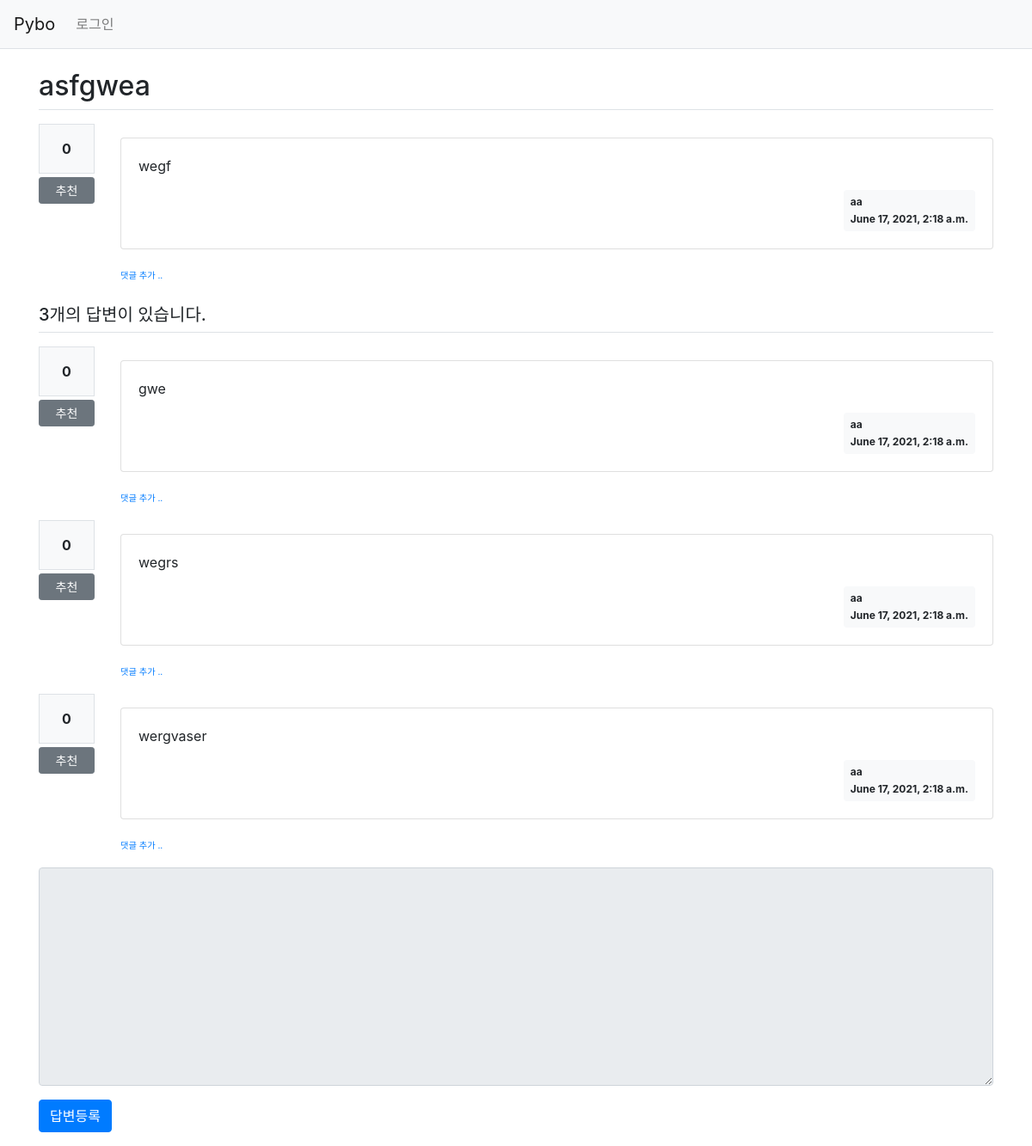
Page /pybo/311/ on the committed database.
### pybo/models.py (models this page shows, shortened)
class Question(models.Model):
    author = models.ForeignKey(User, on_delete=models.CASCADE, related_name='author_question')
    subject = models.CharField(max_length=200)
    content = models.TextField()
    create_date = models.DateTimeField()
    author = models.ForeignKey(User, on_delete=models.CASCADE)
    modify_date = models.DateTimeField(null=True, blank=True)
    voter = models.ManyToManyField(User, related_name='voter_question')

class Answer(models.Model):
    author = models.ForeignKey(User, on_delete=models.CASCADE, related_name='author_answer')
    question = models.ForeignKey(Question, on_delete=models.CASCADE)
    content = models.TextField()
    create_date = models.DateTimeField()
    author = models.ForeignKey(User, on_delete=models.CASCADE)
    modify_date = models.DateTimeField(null=True, blank=True)
    voter = models.ManyToManyField(User, related_name='voter_answer')

### pybo/views/base_views.py (the view)
def detail(request, question_id):
    question = get_object_or_404(Question, pk=question_id)
    context = {'question':question}
    return render(request, 'pybo/question_detail.html', context)

### pybo/templatetags/pybo_filter.py (called while the page is built)
@register.filter()
def mark(value):
    extensions = ["nl2br", "fenced_code"]
    return mark_safe(markdown.markdown(value, extensions=extensions))

### templates/pybo/question_detail.html (shortened to what this page needs)
{% extends 'base.html' %}
{% load pybo_filter %}
{% block content %}
{% load static %}
<link rel="stylesheet" type="text/css" href="{% static 'bootstrap.min.css' %}">
<div class="container my-3">
    <h2 class="border-bottom py-2">{{ question.subject }}</h2>
    <div class="row my-3">
        <div class="col-1">
            <div class="bg-light text-center p-3 border font-weight-bolder mb-1">{{question.voter.count}}</div>
            <a href="#" data-uri="{% url 'pybo:vote_question' question.id  %}"
               class="recommend btn btn-sm btn-secondary btn-block my-1">추천</a>
        </div>
        <div class="col-11">
    <div class="card my-3">
        <div class="card-body">
            <div class="card-text">{{ question.content|mark }}</div>
            <div class="d-flex justify-content-end">
                <div class="badge badge-light p-2 text-left">
                    <div class="mb-2">{{ question.author.username }}</div>
                    <div>{{ question.create_date }}</div>
                </div>
            </div>
        </div>
    </div>
            <div>
                <a href="{% url 'pybo:comment_create_question' question.id  %}"
                class="small"><small>댓글 추가 ..</small></a>
            </div>
        </div>
    </div>
    <h5 class="border-bottom my-3 py-2">{{question.answer_set.count}}개의 답변이 있습니다.</h5>
    {% for answer in question.answer_set.all %}
    <div class="row my-3">
        <div class="col-1">
            <div class="bg-light text-center p-3 border font-weight-bolder mb-1">{{answer.voter.count}}</div>
            <a href="#" data-uri="{% url 'pybo:vote_answer' answer.id  %}"
                class="recommend btn btn-sm btn-secondary btn-block my-1">추천</a>
        </div>
        <div class="col-11">
    <div class="card my-3">
        <div class="card-body">
            <div class="card-text">{{ answer.content|mark }}</div>
            <div class="d-flex justify-content-end">
                <div class="badge badge-light p-2 text-left">
                    <div class="mb-2">{{ answer.author.username }}</div>
                    <div>{{ answer.create_date }}</div>
                </div>
            </div>
        </div>
    </div>
            <div>
                <a href="{% url 'pybo:comment_create_answer' answer.id  %}"
                class="small"><small>댓글 추가 ..</small></a>
            </div>
        </div>
    </div>
    {% endfor %}
    <form action="{% url 'pybo:answer_create' question.id %}" method="post" class="my-3">
        <div class="form-group">
            <textarea {% if not user.is_authenticated %}disabled{% endif %}
                name="content" id="content" class="form-control" rows="10"></textarea>
        </div>
        <input type="submit" value="답변등록" class="btn btn-primary">
    </form>
</div>
{% endblock %}

### rows in the picture
Question: subject "asfgwea", voter.count "0", content|mark "wegf", author.username "aa", create_date "June 17, 2021, 2:18 a.m.", answer_set.count "3"
Answer: voter.count "0", content|mark "gwe", author.username "aa", create_date "June 17, 2021, 2:18 a.m."
Answer: voter.count "0", content|mark "wegrs", author.username "aa", create_date "June 17, 2021, 2:18 a.m."
Answer: voter.count "0", content|mark "wergvaser", author.username "aa", create_date "June 17, 2021, 2:18 a.m."
